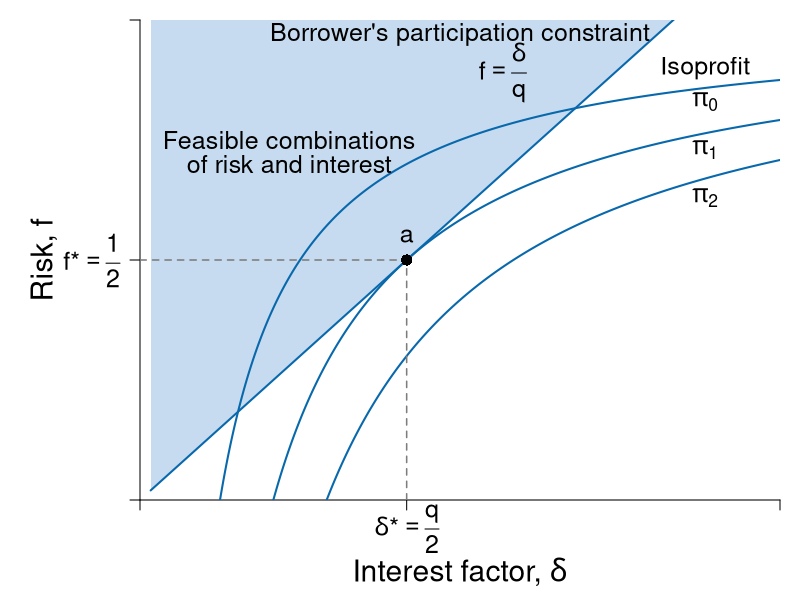

Reproduce this figure in R.
#Graph Designer: Simon Halliday, Scott Cohn
#Authors: Bowles, Foley and Halliday
#Title: Coordination, Conflict and Competition: A Text in Microeconomics

library(shape)
pdf(file = "credit/contractual_risk.pdf", width = 8, height = 6)

#Set parameters for graphics
axislabelsize <- 1.8
labelsize <- 1.5
namesize <- 1.8
annotatesize <- 1.5
graphlinewidth <- 2
segmentlinewidth <- 1.5

COL <- c("#7fc97f", "#beaed4", "#fdc086", "#ffff99", "#386cb0", "#f0027f", "#bf5b17", "#666666")
COLA <- c("#e0f3db", "#99d8c9","#66c2a4","#41ae76", "#238b45", "#005824")
COLB <- c("#c6dbef", "#4eb3d3", "#2b8cbe", "#0868ac","#084081")
COLC <- c("#fcfbfd", "#efedf5", "#dadaeb", "#bcbddc", "#9e9ac8", "#807dba", "#6a51a3", "#54278f", "#3f007d")
grays <- gray.colors(25, start = 1, end = 0)

#Edited the margins to cater for the larger LHS labels
par(mar =  c(5, 7, 1, 1))

PCFn <- function(delta, q = 0.5) {
  delta/q
}

isoreturnFn <- function(delta, pi=0.125) {
  1 - (pi)/delta
}

xlims <- c(0, 0.6)
ylims <- c(0, 1)

npts <- 501 
x <- seq(xlims[1], xlims[2], length.out = npts)
y <- seq(ylims[1], ylims[2], length.out = npts) 
a <- c(2, 4, 6)

plot(0, 0, xlim = xlims, ylim = ylims, type = "n",
     xlab = expression(paste("")),
     ylab = expression(paste("")), 
     xaxt = "n", 
     yaxt = "n", 
     cex.lab = axislabelsize, 
     bty = "n", 
     xaxs = "i", 
     yaxs = "i"
)


ticksy <- c(ylims[1], isoreturnFn(delta= 0.25), ylims[2])
ylabels <- c(NA, expression(paste(f,"*", phantom()==frac(1,2))), NA)
ticksx <- c(xlims[1], 0.25, xlims[2])
xlabels <- c(NA, NA, NA)
text(0.25, -0.06, expression(paste(delta,"*", phantom()==frac(q, 2))), xpd = TRUE, cex = labelsize) 


axis(1, at = ticksx, pos = 0, labels = xlabels, cex.axis = labelsize)
axis(2, at = ticksy, pos = 0, labels = ylabels, las = 1, cex.axis = labelsize)

npts <- 500 
xx1 <- seq(0.01, xlims[2], length.out = npts)
xx2 <- seq(0, xlims[2], length.out = npts)
xx3 <- seq(1.5, 2.5, length.out = npts)
xx4 <- seq(3, 5, length.out = npts)
xx5 <- seq(7, 9, length.out = npts)



#Draw the polygon for feasibility
xpoly1 <- c(0.01, xx1, 0.01, 0.01)
ypoly1 <- c(0.01, PCFn(xx1), ylims[2], 0.01)
polygon(x = xpoly1, y = ypoly1, col = COLB[1], density = NULL, border = NA)


#Draw the graphs
lines(xx1, PCFn(xx1), col = COLB[4], lwd = graphlinewidth)
lines(xx1, isoreturnFn(xx1), col = COLB[4], lwd = graphlinewidth)
lines(xx1, isoreturnFn(xx1, pi = 0.075), col = COLB[4], lwd = graphlinewidth)
lines(xx1, isoreturnFn(xx1, pi = 0.175), col = COLB[4], lwd = graphlinewidth)


#Label the feasible frontier
text(0.14, 0.75, expression("Feasible combinations"), cex = labelsize)
text(0.14, 0.7, expression("of risk and interest"), cex = labelsize)
# text(3.2, 0.5, expression("(production possibilities frontier)"), cex = labelsize)
# Arrows(4.35, 0.95, 8.1, 0.95, col = "black", lty = 1, lwd = 2, arr.type = "triangle", arr.lwd = 0.5)

#Axis labels
#mtext(expression(paste("Interest factor, ", delta)), side = 1, line = 2.5, cex = axislabelsize)
text(-0.09, 0.5*(ylims[2]), expression(paste("Risk, ", f)), xpd = TRUE, cex = axislabelsize, srt = 90) 
text(0.5*(xlims[2]), -0.15, expression(paste("Interest factor, ", delta)), xpd = TRUE, cex = axislabelsize) 



#Label participation constraint
text(0.3, 0.97, expression(paste("Borrower's participation constraint")), cex = labelsize)
text(0.34, 0.89, expression(paste(f == frac(delta, q))), cex = labelsize)

#Label Iso-profit
text(0.53, 0.9, expression(paste("Isoprofit")), cex = labelsize)
text(0.53, 0.83, expression(paste(pi[0])), cex = labelsize)
text(0.53, 0.73, expression(paste(pi[1])), cex = labelsize)
text(0.53, 0.63, expression(paste(pi[2])), cex = labelsize)

segments(0, isoreturnFn(0.25), 0.25, isoreturnFn(0.25), lty = 2, col = grays[20] , lwd = segmentlinewidth)
segments(0.25, 0, 0.25, isoreturnFn(0.25), lty = 2, col = grays[20] , lwd = segmentlinewidth)
text(0.25, isoreturnFn(0.25) + 0.05, expression(paste(a)), cex = labelsize)
points(0.25, isoreturnFn(0.25), pch = 16, col = "black", cex = 1.5)



dev.off()
